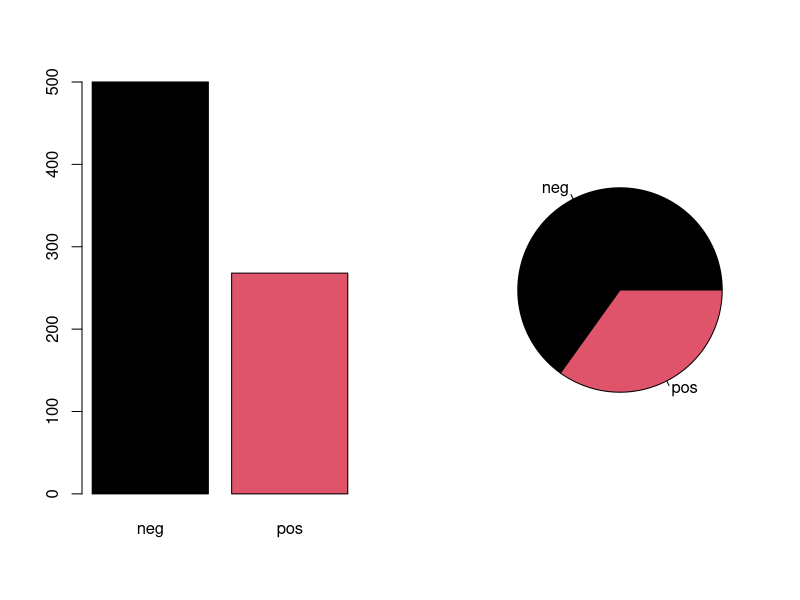

Source code (R):
pima <- read.csv('./data/pima2.csv', header = T)
result <- aggregate(pima['X'], list(diabetes = pima$diabetes), length)
result['rate'] <- result['X'] / sum(result['X']) * 100

print(result)

result_table <- table(pima$diabetes)
par(mfrow = c(1, 2))
barplot(result_table, col = 1:2)
pie(result_table, col = 1:2)


